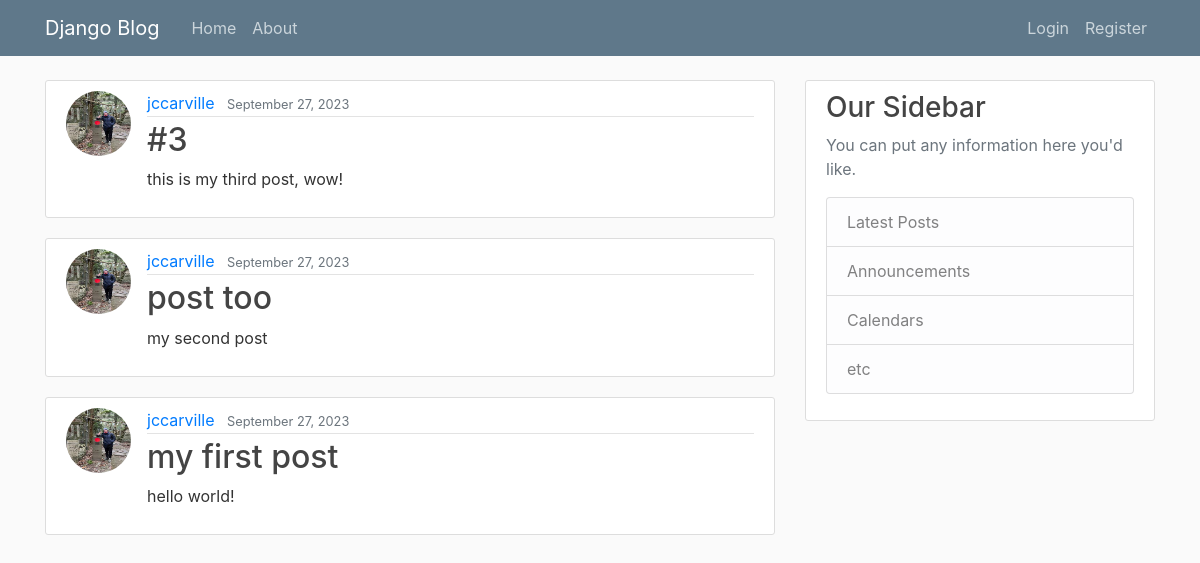
The app's page /, older data.
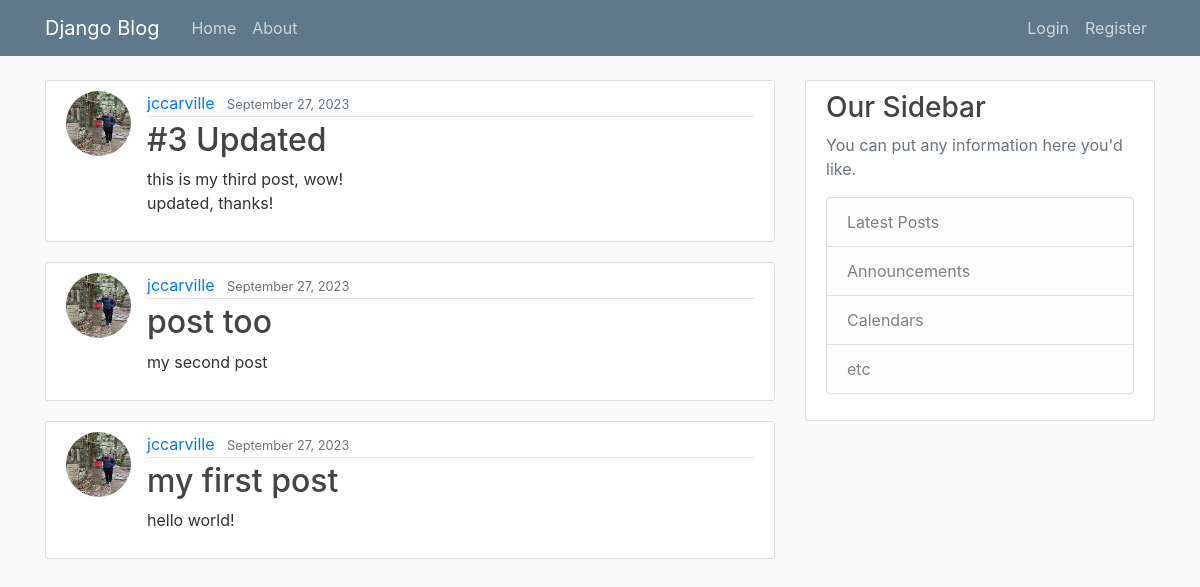
The same page, newer data.
### blog/models.py (models this page shows, shortened)
class Post(models.Model):
    title = models.CharField(max_length=100)
    content = models.TextField()
    date_posted = models.DateTimeField(default=timezone.now)
    author = models.ForeignKey(User, on_delete=models.CASCADE)

### users/models.py (models this page shows, shortened)
class Profile(models.Model):
    user = models.OneToOneField(User, on_delete=models.CASCADE)
    image = models.ImageField(default='default.jpg', upload_to='profile_pics')

### blog/views.py (the view)
# urls.py: path('', PostListView.as_view(), name='blog-home'),
class PostListView(ListView):
    model = Post
    template_name = 'blog/home.html' # <app>/<model>_<viewtype>.html
    context_object_name = 'posts'
    ordering = ['-date_posted']
    paginate_by = 5

### blog/templates/blog/home.html
{% extends "blog/base.html" %}
{% block content %}
  {% for post in posts %}
    <article class="media content-section">
      <img class="rounded-circle article-img" src="{{ post.author.profile.image.url }}">
      <div class="media-body">
        <div class="article-metadata">
          <a class="mr-2" href="#">{{ post.author }}</a>
          <small class="text-muted">{{ post.date_posted|date:"F d, Y" }}</small>
        </div>
        <h2><a class="article-title" href="{% url 'post-detail' post.id %}">{{ post.title }}</a></h2>
        <p class="article-content">{{ post.content }}</p>
      </div>
    </article>
  {% endfor %}
{% endblock content %}

### blog/templates/blog/base.html (shortened to what this page needs)
{% load static %}
<!DOCTYPE html>
<html lang="en">
<head>
  <link rel="stylesheet" href="https://cdn.jsdelivr.net/npm/bootstrap@4.0.0/dist/css/bootstrap.min.css">
  <link rel="stylesheet" type="text/css" href="{% static 'blog/main.css' %}">
</head>
<body>
  <header class="site-header">
    <nav class="navbar navbar-expand-md navbar-dark bg-steel fixed-top">
      <div class="container">
        <a class="navbar-brand mr-4" href="{% url 'blog-home' %}">Django Blog</a>
        <div class="collapse navbar-collapse" id="navbarToggle">
          <div class="navbar-nav mr-auto">
            <a class="nav-item nav-link" href="{% url 'blog-home' %}">Home</a>
            <a class="nav-item nav-link" href="{% url 'blog-about' %}">About</a>
          </div>
          <div class="navbar-nav">
            {% if user.is_authenticated %}
            <a class="nav-item nav-link" href="{% url 'post-create' %}">New Post</a>
            <a class="nav-item nav-link" href="{% url 'profile' %}">Profile</a>
            <a class="nav-item nav-link" href="{% url 'logout' %}">Logout</a>
            {% else %}
            <a class="nav-item nav-link" href="{% url 'login' %}">Login</a>
            <a class="nav-item nav-link" href="{% url 'register' %}">Register</a>
            {% endif %}
          </div>
        </div>
      </div>
    </nav>
  </header>
  <main role="main" class="container">
    <div class="row">
      <div class="col-md-8">
        {% block content %}{% endblock %}
      </div>
      <div class="col-md-4">
        <div class="content-section">
          <h3>Our Sidebar</h3>
          <p class='text-muted'>You can put any information here you'd like.
            <ul class="list-group">
              <li class="list-group-item list-group-item-light">Latest Posts</li>
              <li class="list-group-item list-group-item-light">Announcements</li>
              <li class="list-group-item list-group-item-light">Calendars</li>
              <li class="list-group-item list-group-item-light">etc</li>
            </ul>
          </p>
        </div>
      </div>
    </div>
  </main>
</body>
</html>

### blog/static/blog/main.css (style rules this page uses)
body { background: #fafafa; color: #333333; margin-top: 5rem; }
h1, h2, h3, h4, h5, h6 { color: #444444; }
ul { margin: 0; }
.bg-steel { background-color: #5f788a; }
.site-header .navbar-nav .nav-link { color: #cbd5db; }
.content-section { background: #ffffff; padding: 10px 20px; border: 1px solid #dddddd; border-radius: 3px; margin-bottom: 20px; }
.article-title { color: #444444; }
.article-content { white-space: pre-line; }
.article-img { height: 65px; width: 65px; margin-right: 16px; }
.article-metadata { padding-bottom: 1px; margin-bottom: 4px; border-bottom: 1px solid #e3e3e3 }

Row changes from the older to the newer data that the page shows:
changed Post: title "#3" → "#3 Updated"; content "this is my third post, wow!" → "this is my third post, wow! updated, thanks!"
